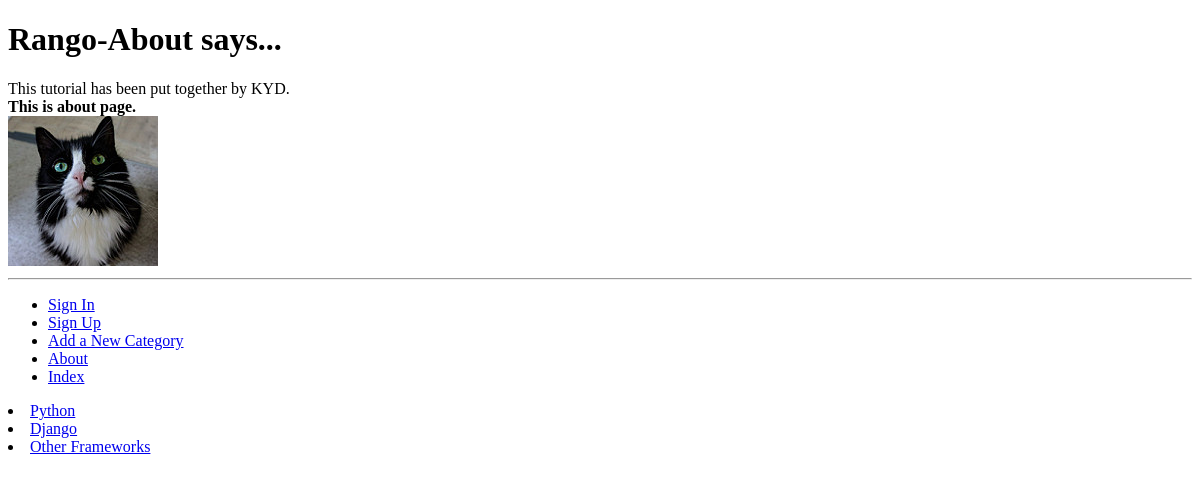
Page /rango/about/ on the earlier database version.
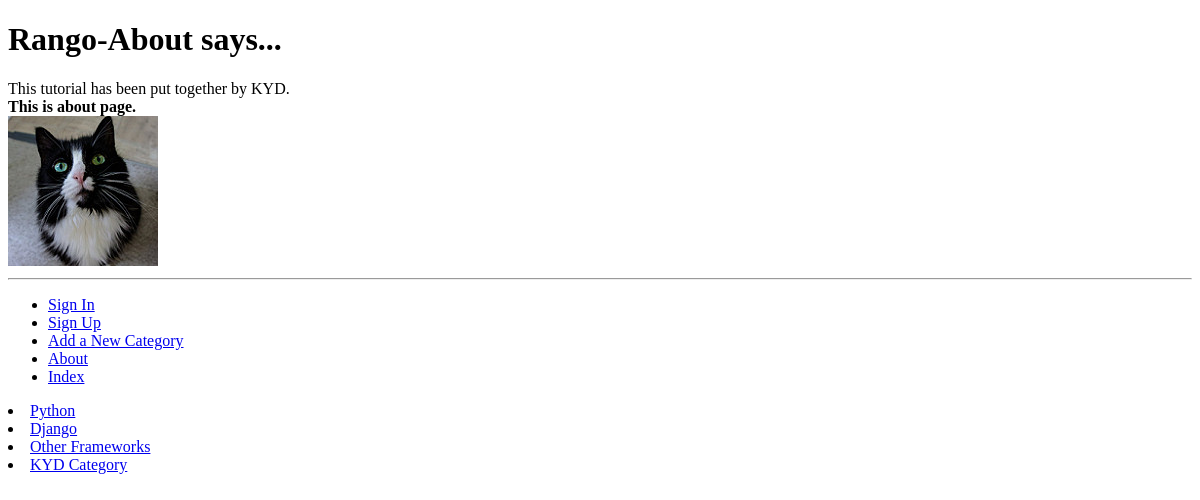
Same page on the later database version.
### rango/models.py (models this page shows, shortened)
class Category(models.Model):
    name = models.CharField(max_length=128, unique=True)
    views = models.IntegerField(default=0)
    likes = models.IntegerField(default=0)
    slug = models.SlugField(unique=True)
    class Meta:
        verbose_name_plural = 'Categories'

### rango/views.py (the view)
def about(request):
    context_dict = {'about_string': "This is about page.", 'my_name': "KYD"}
    return render(request, 'rango/about.html', context=context_dict)

### rango/templatetags/rango_template_tags.py (called while the page is built)
@register.inclusion_tag('rango/cats.html')
def get_category_list(cat=None):
    return {'cats': Category.objects.all(), 'act_cat': cat}

### templates/rango/about.html (shortened to what this page needs)
{% extends 'rango/base.html' %}
{% load staticfiles %}
{% block body_block %}
    <h1>Rango-About says...</h1>
    <div>
        This tutorial has been put together by {{my_name}}.
        <br />
        <strong>{{ about_string }}</strong>
        <br />
    </div>
    <div>
        <img src="{{ MEDIA_URL }}cat.jpg" /> <br />
    </div>
{% endblock %}

### templates/rango/cats.html
<ur>
    {% if cats %}
        {% for c in cats %}
            {%if c == act_cat %}
                <li>
                    <strong>
                        <a href="{% url 'show_category' c.slug %}">{{ c.name }}</a>
                    </strong>
                </li>
            {% else %}
                <li>
                    <a href="{% url 'show_category' c.slug %}">{{ c.name }}</a>
                </li>
            {% endif %}
        {% endfor %}
    {% else %}
        <li> <strong>There are no categories present. </strong></li>
    {% endif %}
</ur>

Differences in the rows shown:
added Category: name "KYD Category"
